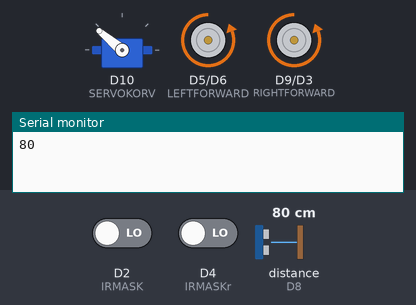
A sketch run on a simulated STM32 Nucleo. Shown: servo, motor-driver pin pairs drawn as motors (green arrow = first pin HIGH = forward, orange = second pin HIGH = backward, longer = more drive), the last lines printed to the serial monitor. The inputs (shaded band) are chosen by the test bench; at power-on: D2 (IRMASK) LOW, D4 (IRMASKr) LOW, distance to the obstacle (sensor on D8) 80 cm. The echo pulse lasts 58.3 µs per cm.

Above: at 1.0 s.
1.1 s: D2 (IRMASK) driven HIGH and D4 (IRMASKr) driven HIGH
4.4 s: distance to the obstacle (sensor on D8) set to 22 cm
6.3 s: distance to the obstacle (sensor on D8) set to 18 cm
At 7.7 s:
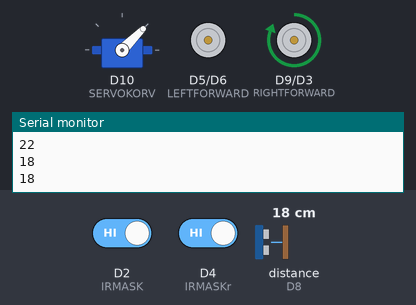
9.6 s: D2 (IRMASK) driven LOW
At 11.2 s:
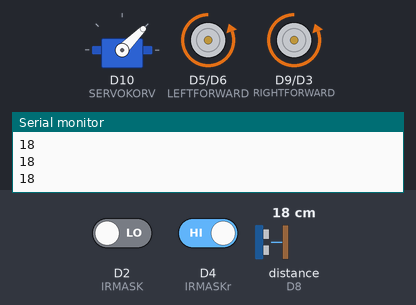
12.9 s: D2 (IRMASK) driven HIGH
At 15.23 s:
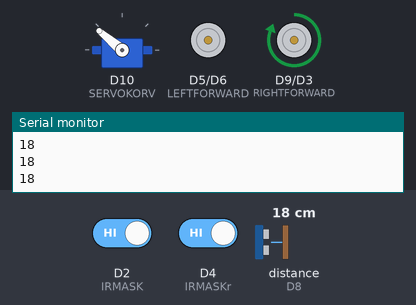
16.2 s: D4 (IRMASKr) driven LOW
At 16.8 s:
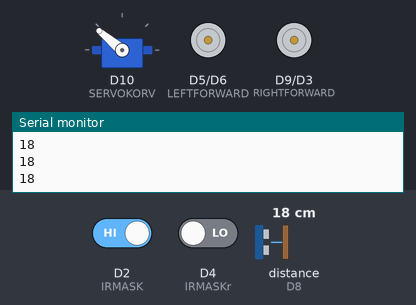
Timing chart, 0 to 20.5 s (numbered marks = the images above; inputs shaded):
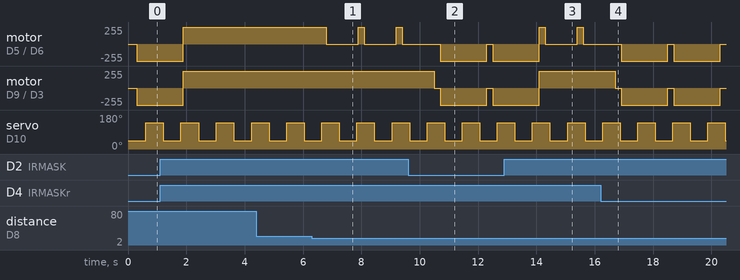

Measured:
- the behaviour switches between 20 and 19 cm on distance to the obstacle (sensor on D8) (found by bisection; images 0 and 1)
- after the input at 6.3 s, motor on D5 (LEFTFORWARD) / D6 (LEFTBACK): alternates forward 255/255 for 0.20 s and stopped for 1.1 s, starting after 0.50 s
- after the input at 9.6 s, motor on D9 (RIGHTFORWARD) / D3 (RIGHTBACK): alternates backward 255/255 for 1.6 s and stopped for 0.20 s, starting after 0.90 s
- after the input at 12.9 s, motor on D5 (LEFTFORWARD) / D6 (LEFTBACK): alternates forward 255/255 for 0.20 s and stopped for 1.1 s, starting after 1.2 s
- after the input at 16.2 s, motor on D5 (LEFTFORWARD) / D6 (LEFTBACK): alternates backward 255/255 for 1.6 s and stopped for 0.20 s, starting after 0.70 s; motor on D9 (RIGHTFORWARD) / D3 (RIGHTBACK): alternates backward 255/255 for 1.6 s and stopped for 0.20 s, starting after 0.50 s
- by itself, servo on D10 (SERVOKORV): alternates 140° for 0.60 s and 45° for 0.60 s

The sketch:

rtosrobot.ino
```cpp
/*
 * This code is made for further development, a simple beginning for robotics with rtos.
 *
 * A simple autonomous tank compiled with Arduino IDE on STM32-Nucleo.
 * Make sure that the correct FreeRTOS as shown in the #include is installed
 * and tested.
 * No schematic available but should be quite simple to wire by following the sketch.
 *
 * For information or questions, conctact @ https://github.com/jonimoi
 */

#define INCLUDE_vTaskDelay 1
#include <STM32FreeRTOS.h>;
#include <Servo.h>
#include <HC_SR04.h>
#define servo_max 140
#define servo_min 45
#define servo_mid 90
#define TRIG_PIN D7
#define ECHO_PIN D8
#define ECHO_INT 0
#define IRMASKr D4
#define IRMASK D2
#define LEFTBACK D6
#define LEFTFORWARD D5
#define RIGHTBACK D3
#define RIGHTFORWARD D9


HC_SR04 sensor(TRIG_PIN, ECHO_PIN, ECHO_INT);

Servo SERVOKORV;
int iRead, oRead;
long duration, cmLeft, cmRight;
void MOTOR(void *pvParameters);
void IR(void *pvParameters);
void IRr(void *pvParameters);
void SERVODISTANCE(void *pvParameters);

typedef enum
{
    STATE_1 = 0,
    STATE_2,
    STATE_3,
    STATE_4,
    STATE_5,
    STATE_6
} my_state_t;

my_state_t state = STATE_1;

void setup() {
  // put your main code here, to run repeatedly:
    Serial.begin(9600);
    xTaskCreate(
        MOTOR
        ,  (const portCHAR *)"MOTOR" // A name just for humans
        ,  configMINIMAL_STACK_SIZE+100         // Stack size
        ,  NULL
        ,  tskIDLE_PRIORITY + 2           // Priority, with 3, and 0 being the lowest.
        ,  NULL );

    xTaskCreate(
        IR
        ,  (const portCHAR *)"IR" // A name just for humans
        ,  configMINIMAL_STACK_SIZE+100      // Stack size
        ,  NULL
        ,  tskIDLE_PRIORITY + 2           // Priority, with 3, and 0 being the lowest.
        ,  NULL );

    xTaskCreate(
        IRr
        ,  (const portCHAR *)"IRr" // A name just for humans
        ,  configMINIMAL_STACK_SIZE+100      // Stack size
        ,  NULL
        ,  tskIDLE_PRIORITY + 2           // Priority, with 3, and 0 being the lowest.
        ,  NULL );

    xTaskCreate(
        SERVODISTANCE
        ,  (const portCHAR *)"SERVO" // A name just for humans
        ,  configMINIMAL_STACK_SIZE+100      // Stack size
        ,  NULL
        ,  tskIDLE_PRIORITY + 2           // Priority, with 3, and 0 being the lowest.
        ,  NULL );

    vTaskStartScheduler();
}

void loop() {}

// Motortask
void MOTOR(void *pvParameters) {
    const TickType_t xDelay = 500;
    pinMode(LEFTBACK,       OUTPUT);
    pinMode(LEFTFORWARD,    OUTPUT);
    pinMode(RIGHTBACK,      OUTPUT);
    pinMode(RIGHTFORWARD,   OUTPUT);

while(true) {
delay(100);
if (oRead == 0 || iRead == 0) {
  state = STATE_6;
}
 // States for the tank
 switch(state)
    {
        case STATE_1:
            forward();
            if (cmLeft < 20 || cmRight < 20) {
              state = STATE_2;
            }
            break;
        case STATE_2:
            if (cmLeft < 20) {
              state = STATE_3;
            }
            else {
              state = STATE_4;
            }
            break;
        case STATE_3:
            left();
            delay(1000);
            state = STATE_1;
            break;
        case STATE_4:
            right();
            delay(1000);
            state = STATE_1;
            break;
        case STATE_5:
            break;
        case STATE_6:
            fullstop();
            delay(200);
            back();
            delay(1500);
            state = STATE_1;
            break;
    }
}
}

void SERVODISTANCE(void *pvParameters) {
    const TickType_t xDelay = 500;
    sensor.begin();
    SERVOKORV.attach(10);
    sensor.start();

  while(true) {
  SERVOKORV.write(servo_min);
  delay(400);
  if(sensor.isFinished()){
    // Do something with the range...
    delay(100);
    cmLeft = sensor.getRange();
    delay(100);
    Serial.println(cmLeft);
    sensor.start();
    }
  SERVOKORV.write(servo_max);
  delay(400);
  if(sensor.isFinished()){
    // Do something with the range...
    delay(100);
    cmRight = sensor.getRange();
    delay(100);
    Serial.println(cmRight);
    sensor.start();
    }

}
}
// The IRsensors could be put together to a single task
void IR(void *pvParameters) {
    const TickType_t xDelay = 500;
    pinMode(IRMASK, INPUT);

  while(true) {
      iRead = digitalRead (IRMASK);

    if (iRead == HIGH) {
      //Serial.println("+++");
      delay(100);
    }
    else
    {
      //Serial.println("---");
      delay(100);
    }

  }
}

void IRr(void *pvParameters) {
    const TickType_t xDelay = 500;
    pinMode(IRMASKr, INPUT);

  while(true) {
      oRead = digitalRead (IRMASKr);

    if (oRead == HIGH) {
      //Serial.println("+++");
      delay(100);
    }
    else
    {
      //Serial.println("---");
      delay(100);
    }
  }
}
// Motorfunctions for direction
void forward() {
  digitalWrite(RIGHTFORWARD, HIGH);
  digitalWrite(LEFTFORWARD, HIGH);
  digitalWrite(RIGHTBACK, LOW);
  digitalWrite(LEFTBACK, LOW);
}
void back() {
  digitalWrite(RIGHTFORWARD, LOW);
  digitalWrite(LEFTFORWARD, LOW);
  digitalWrite(LEFTBACK, HIGH);
  digitalWrite(RIGHTBACK, HIGH);
}
void left() {
  digitalWrite(RIGHTFORWARD, HIGH);
  digitalWrite(LEFTFORWARD, LOW);
  digitalWrite(RIGHTBACK, LOW);
  digitalWrite(LEFTBACK, LOW);
}
void right() {
  digitalWrite(RIGHTFORWARD,LOW);
  digitalWrite(RIGHTBACK, LOW);
  digitalWrite(LEFTFORWARD, HIGH);
  digitalWrite(LEFTBACK, LOW);
}
void fullstop() {
  digitalWrite(RIGHTFORWARD,LOW);
  digitalWrite(RIGHTBACK, LOW);
  digitalWrite(LEFTFORWARD, LOW);
  digitalWrite(LEFTBACK, LOW);
}
```
